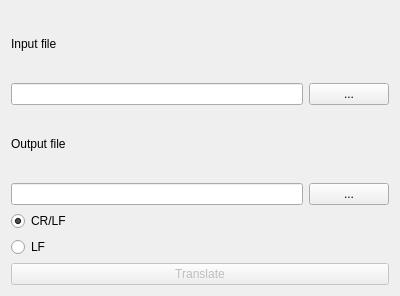
<?xml version="1.0" encoding="UTF-8"?>
<ui version="4.0">
 <class>MainWindow</class>
 <widget class="QMainWindow" name="MainWindow">
  <property name="geometry">
   <rect>
    <x>0</x>
    <y>0</y>
    <width>400</width>
    <height>296</height>
   </rect>
  </property>
  <property name="windowTitle">
   <string>Endings Translator</string>
  </property>
  <widget class="QWidget" name="centralWidget">
   <layout class="QVBoxLayout" name="verticalLayout">
    <item>
     <widget class="QLabel" name="inputLabel">
      <property name="text">
       <string>Input file</string>
      </property>
     </widget>
    </item>
    <item>
     <layout class="QHBoxLayout" name="horizontalLayout">
      <item>
       <widget class="QLineEdit" name="inputFileLineEdit"/>
      </item>
      <item>
       <widget class="QPushButton" name="inputFileButton">
        <property name="text">
         <string>...</string>
        </property>
       </widget>
      </item>
     </layout>
    </item>
    <item>
     <widget class="QLabel" name="outputLabel">
      <property name="text">
       <string>Output file</string>
      </property>
     </widget>
    </item>
    <item>
     <layout class="QHBoxLayout" name="horizontalLayout_2">
      <item>
       <widget class="QLineEdit" name="outputFileLineEdit"/>
      </item>
      <item>
       <widget class="QPushButton" name="outputFileButton">
        <property name="text">
         <string>...</string>
        </property>
       </widget>
      </item>
     </layout>
    </item>
    <item>
     <widget class="QRadioButton" name="crlfRadioButton">
      <property name="enabled">
       <bool>true</bool>
      </property>
      <property name="text">
       <string>CR/LF</string>
      </property>
      <property name="checked">
       <bool>true</bool>
      </property>
     </widget>
    </item>
    <item>
     <widget class="QRadioButton" name="lfRadioButton">
      <property name="text">
       <string>LF</string>
      </property>
     </widget>
    </item>
    <item>
     <widget class="QPushButton" name="translateButton">
      <property name="enabled">
       <bool>false</bool>
      </property>
      <property name="text">
       <string>Translate</string>
      </property>
     </widget>
    </item>
   </layout>
  </widget>
 </widget>
 <layoutdefault spacing="6" margin="11"/>
 <resources/>
 <connections/>
</ui>
